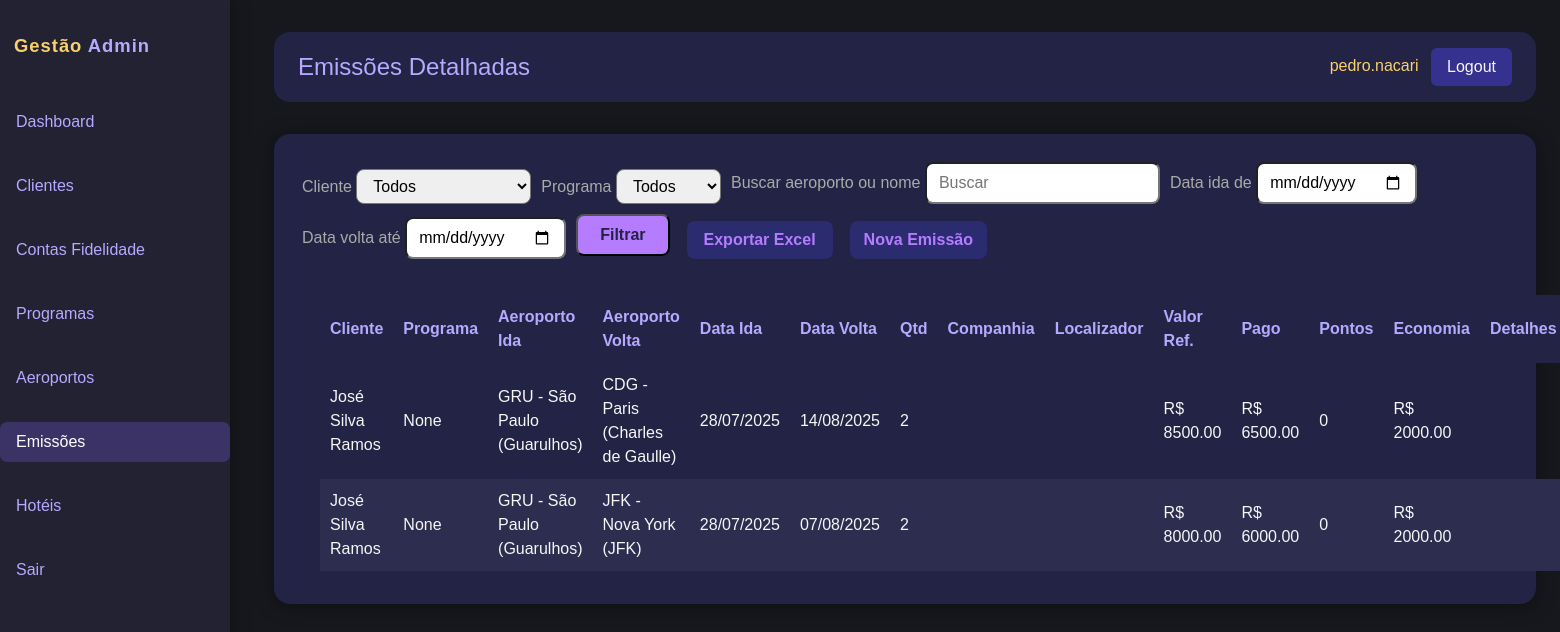
/adm/emissoes/ (signed in), run on an earlier commit of the app's database.
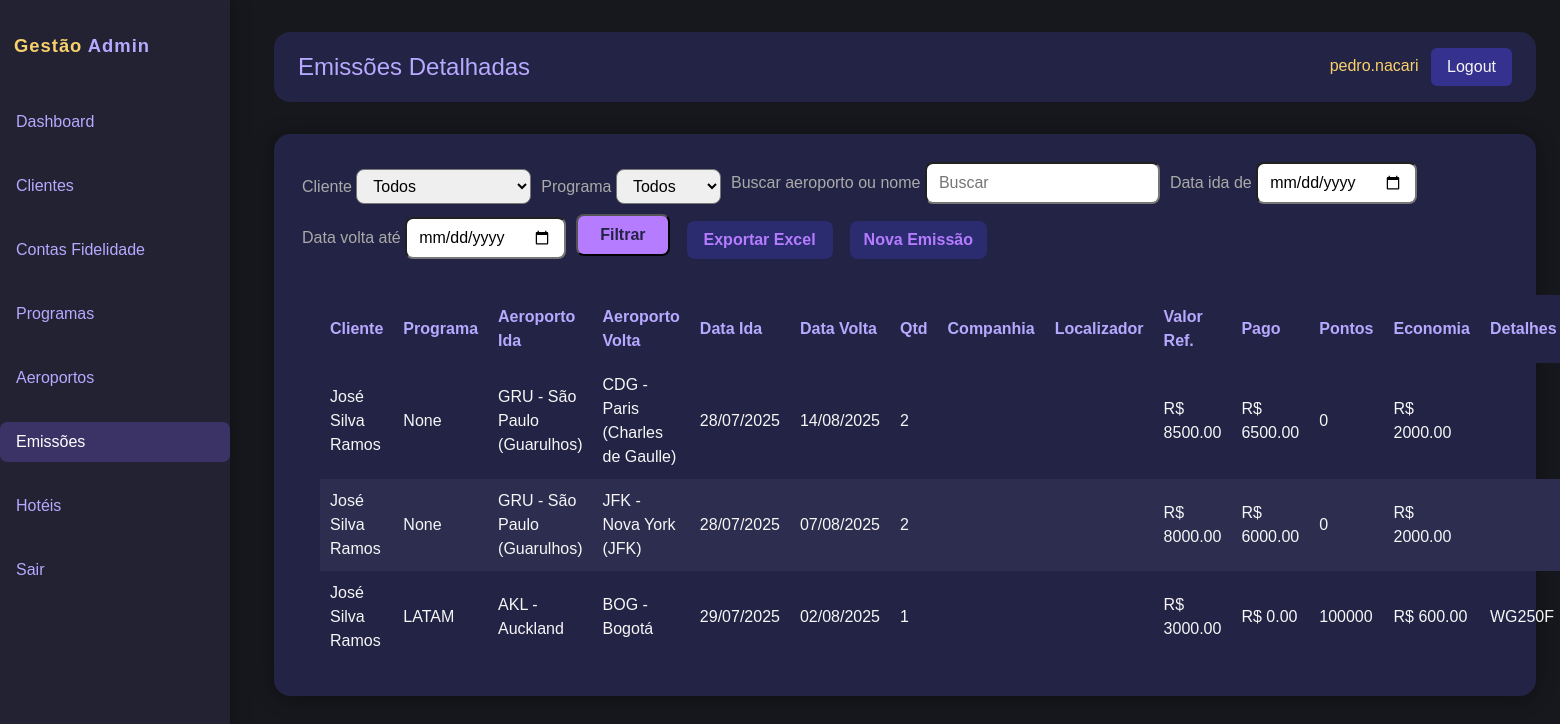
And on a later commit of the database.
### gestao/models.py (models this page shows, shortened)
class EmissaoPassagem(models.Model):
    cliente = models.ForeignKey(Cliente, on_delete=models.CASCADE)
    programa = models.ForeignKey(ProgramaFidelidade, on_delete=models.CASCADE, null=True, blank=True)
    aeroporto_partida = models.ForeignKey(Aeroporto, on_delete=models.CASCADE, related_name='partidas', null=True, blank=True)
    aeroporto_destino = models.ForeignKey(Aeroporto, on_delete=models.CASCADE, related_name='destinos', null=True, blank=True)
    data_ida = models.DateField()
    data_volta = models.DateField(null=True, blank=True)
    qtd_passageiros = models.PositiveIntegerField()
    companhia_aerea = models.CharField(max_length=100, blank=True)
    localizador = models.CharField(max_length=100, blank=True)
    valor_referencia = models.DecimalField(max_digits=10, decimal_places=2)
    valor_pago = models.DecimalField(max_digits=10, decimal_places=2)
    pontos_utilizados = models.IntegerField(null=True, blank=True)
    valor_referencia_pontos = models.DecimalField(max_digits=10, decimal_places=2, null=True, blank=True)
    economia_obtida = models.DecimalField(max_digits=10, decimal_places=2, null=True, blank=True)
    detalhes = models.TextField(blank=True)

class Cliente(models.Model):
    usuario = models.OneToOneField(User, on_delete=models.CASCADE, related_name='cliente_gestao')
    telefone = models.CharField(max_length=20, blank=True)
    data_nascimento = models.DateField(null=True, blank=True)
    cpf = models.CharField(max_length=14, default='000.000.000-00')
    PERFIS = (
        ('admin', 'Administrador'),
        ('operador', 'Operador'),
        ('cliente', 'Cliente'),
    )
    perfil = models.CharField(max_length=10, choices=PERFIS, default='cliente')
    observacoes = models.TextField(blank=True)
    ativo = models.BooleanField(default=True)

class Aeroporto(models.Model):
    nome = models.CharField(max_length=200)
    sigla = models.CharField(max_length=10)
    cidade = models.CharField(max_length=200)
    estado = models.CharField(max_length=100)
    class Meta:
        ordering = ['sigla']
    def __str__(self):
        return f"{self.sigla} - {self.nome}"

class ProgramaFidelidade(models.Model):
    nome = models.CharField(max_length=100)
    descricao = models.TextField(blank=True)
    preco_medio_milheiro = models.DecimalField(max_digits=10, decimal_places=2, default=0)
    def __str__(self):
        return self.nome

### gestao/views_admin.py (the view, shortened to what this page needs)
@login_required
@user_passes_test(admin_required)
def admin_emissoes(request):
    programa_id = request.GET.get("programa")
    cliente_id = request.GET.get("cliente")
    q = request.GET.get("q")
    data_ini = request.GET.get("data_ini")
    data_fim = request.GET.get("data_fim")
    emissoes = EmissaoPassagem.objects.all().select_related('cliente', 'programa', 'aeroporto_partida', 'aeroporto_destino')
    if programa_id:
        emissoes = emissoes.filter(programa_id=programa_id)
    if cliente_id:
        emissoes = emissoes.filter(cliente_id=cliente_id)
    if data_ini:
        emissoes = emissoes.filter(data_ida__gte=data_ini)
    if data_fim:
        emissoes = emissoes.filter(data_volta__lte=data_fim)
    programas = ProgramaFidelidade.objects.all()
    clientes = Cliente.objects.all()
    return render(request, "admin_custom/emissoes.html", {
        "emissoes": emissoes,
        "programas": programas,
        "clientes": clientes,
        "params": request.GET
    })

### gestao/views_admin.py (called while the page is built)
def admin_required(user):
    return user.is_staff or user.is_superuser

### gestao/templates/admin_custom/emissoes.html (shortened to what this page needs)
{% extends "admin_custom/base_admin.html" %}
{% block header_title %}Emissões Detalhadas{% endblock %}
{% block menu_emissoes %}active{% endblock %}
{% block content %}
    <form method="get" style="margin-bottom:18px;display:flex;gap:10px;flex-wrap:wrap;align-items:end;">
        <div>
            <label style="color:#aaa;">Cliente</label>
            <select name="cliente" style="padding:7px 12px;border-radius:8px;">
                <option value="">Todos</option>
             </select>
        </div>
        <div>
            <label style="color:#aaa;">Programa</label>
            <select name="programa" style="padding:7px 12px;border-radius:8px;">
                <option value="">Todos</option>
            </select>
        </div>
        <div>
            <label style="color:#aaa;">Buscar aeroporto ou nome</label>
            <input type="text" name="q" value="{{ params.q|default_if_none:'' }}" placeholder="Buscar" style="padding:7px 12px;border-radius:8px;">
        </div>
        <div>
            <label style="color:#aaa;">Data ida de</label>
            <input type="date" name="data_ini" value="{{ params.data_ini|default_if_none:'' }}" style="padding:7px 12px;border-radius:8px;">
        </div>
        <div>
            <label style="color:#aaa;">Data volta até</label>
            <input type="date" name="data_fim" value="{{ params.data_fim|default_if_none:'' }}" style="padding:7px 12px;border-radius:8px;">
        </div>
        <button style="background:#b67cff;color:#232345;font-weight:bold;padding:7px 22px;border-radius:8px;margin-bottom:3px;">Filtrar</button>
        <a href="?export=excel{% if params.q %}&q={{ params.q }}{% endif %}" style="background:#2b2b6f;color:#b67cff;padding:7px 17px;border-radius:8px;text-decoration:none;margin-left:7px;font-weight:600;">Exportar Excel</a>
        <a href="{% url 'admin_nova_emissao' %}" style="background:#2b2b6f;color:#b67cff;padding:7px 14px;border-radius:8px;text-decoration:none;font-weight:bold;margin-left:7px;">Nova Emissão</a>
    </form>
    <div style="background:#232345;border-radius:12px;padding:18px 18px 5px 18px;">
        <table style="width:100%;border-collapse:collapse;">
            <thead>
                <tr style="color:#b6a9ff;">
                    <th>Cliente</th>
                    <th>Programa</th>
                    <th>Aeroporto Ida</th>
                    <th>Aeroporto Volta</th>
                    <th>Data Ida</th>
                    <th>Data Volta</th>
                    <th>Qtd</th>
                    <th>Companhia</th>
                    <th>Localizador</th>
                    <th>Valor Ref.</th>
                    <th>Pago</th>
                    <th>Pontos</th>
                    <th>Economia</th>
                    <th>Detalhes</th>
                </tr>
            </thead>
            <tbody>
                {% for e in emissoes %}
                <tr>
                    <td>{{ e.cliente.usuario.get_full_name|default:e.cliente.usuario.username }}</td>
                    <td>{{ e.programa }}</td>
                    <td>{{ e.aeroporto_partida }}</td>
                    <td>{{ e.aeroporto_destino }}</td>
                    <td>{{ e.data_ida|date:"d/m/Y" }}</td>
                    <td>{{ e.data_volta|date:"d/m/Y" }}</td>
                    <td>{{ e.qtd_passageiros }}</td>
                    <td>{{ e.companhia_aerea }}</td>
                    <td>{{ e.localizador }}</td>
                    <td>R$ {{ e.valor_referencia|floatformat:2 }}</td>
                    <td>R$ {{ e.valor_pago|floatformat:2 }}</td>
                    <td>{{ e.pontos_utilizados }}</td>
                    <td>R$ {{ e.economia_obtida|floatformat:2 }}</td>
                    <td>{{ e.detalhes }}</td>
                </tr>
                {% empty %}
                <tr><td colspan="15" style="color:#ff7070;text-align:center;">Nenhuma emissão encontrada.</td></tr>
                {% endfor %}
            </tbody>
        </table>
    </div>
{% endblock %}

### gestao/templates/admin_custom/base_admin.html (shortened to what this page needs)
{% load static %}
<!DOCTYPE html>
<html lang="pt-br">
<head>
    <link rel="stylesheet" href="https://cdn.jsdelivr.net/npm/bootstrap@5.3.3/dist/css/bootstrap.min.css">
    <link rel="stylesheet" href="{% static 'gestao/admin_custom.css' %}">
</head>
<body>
    <div class="sidebar">
        <div style="color:#b6a9ff;font-weight:700;letter-spacing:1px;margin-bottom:30px;padding-left:14px;font-size:1.15rem;">
            <span style="color:#f8d16c">Gestão</span> Admin
        </div>
        <nav class="nav flex-column">
            <a class="nav-link {% block menu_dashboard %}{% endblock %}" href="{% url 'admin_dashboard' %}">Dashboard</a>
            <a class="nav-link {% block menu_clientes %}{% endblock %}" href="{% url 'admin_clientes' %}">Clientes</a>
            <a class="nav-link {% block menu_contas %}{% endblock %}" href="{% url 'admin_contas' %}">Contas Fidelidade</a>
            <a class="nav-link {% block menu_programas %}{% endblock %}" href="{% url 'admin_programas' %}">Programas</a>
            <a class="nav-link {% block menu_aeroportos %}{% endblock %}" href="{% url 'admin_aeroportos' %}">Aeroportos</a>
            <a class="nav-link {% block menu_emissoes %}{% endblock %}" href="{% url 'admin_emissoes' %}">Emissões</a>
            <a class="nav-link {% block menu_hoteis %}{% endblock %}" href="{% url 'admin_hoteis' %}">Hotéis</a>
            <a class="nav-link" href="{% url 'logout' %}">Sair</a>
        </nav>
    </div>
    <div class="content">
        <div class="admin-header">
            <h1>{% block header_title %}Painel Administrativo{% endblock %}</h1>
            <div>
                <span style="color:#f8d16c;">{{ request.user.get_full_name|default:request.user.username }}</span>
                <a href="{% url 'logout' %}" class="btn btn-logout ms-2">Logout</a>
            </div>
        </div>
        <div class="main-card">
            {% block content %}{% endblock %}
        </div>
    </div>
</body>
</html>

### gestao/static/gestao/admin_custom.css (style rules this page uses)
body { background-color: #1c1c3a; color: #ffffff; font-family: Arial, sans-serif; }
table { width: 100%; border-collapse: collapse; }
th, td { padding: 10px; }
th { background-color: #232345; color: #b6a9ff; }
tr:nth-child(even) { background-color: #2d2d50; }
a { color: #b67cff; text-decoration: none; }

### gestao/templates/admin_custom/base_admin.html (style rules this page uses)
body { background: #17181d; color: #f6f6f6; }
.sidebar { background: #222232; min-height: 100vh; padding-top: 2rem; position: fixed; width: 230px; left: 0; top: 0; box-shadow: 2px 0 18px #0004; }
.sidebar .nav-link { color: #b6a9ff; font-weight: 500; margin: 12px 0; }
.sidebar .nav-link.active, .sidebar .nav-link:hover { color: #fff; background: #3b3366; border-radius: 7px; }
.content { margin-left: 250px; padding: 32px 24px 24px 24px; }
.admin-header { background: #232345; padding: 16px 24px; border-radius: 16px; display: flex; justify-content: space-between; align-items: center; }
.admin-header h1 { color: #b6a9ff; margin: 0; font-size: 1.5rem; }
.btn-logout { background: #35318e; color: #f6f6f6; border: none; border-radius: 6px; padding: 7px 16px; }
.main-card { background: #232345; border-radius: 16px; box-shadow: 0 2px 20px #0006; padding: 28px; margin-top: 32px; }

What changed in the data, as far as the page shows it:
added EmissaoPassagem: cliente.usuario.get_full_name "José Silva Ramos", programa "LATAM", aeroporto_partida "AKL - Auckland", aeroporto_destino "BOG - Bogotá", data_ida "29/07/2025", data_volta "02/08/2025", qtd_passageiros "1", valor_referencia "3000.00", valor_pago "0.00", pontos_utilizados "100000", economia_obtida "600.00", detalhes "WG250F"
